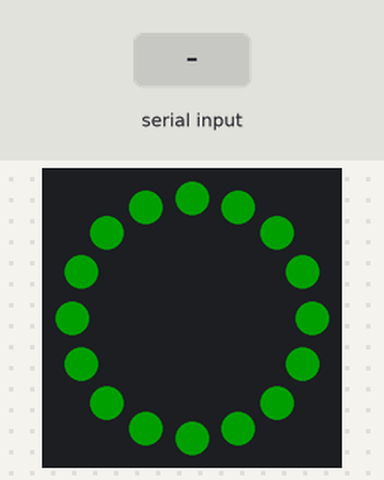
A program run on a simulated Arduino Nano, built with avr-gcc and run on an emulated ATmega328P. On the bench: 16 RGB LEDs in a ring, first at the top, clockwise. The test bench sets the inputs (shaded band). Dim RGB values are drawn brighter than linear.

Above: at 0.63 s.
1.3 s: "redring" received over Serial
At 2.42 s:
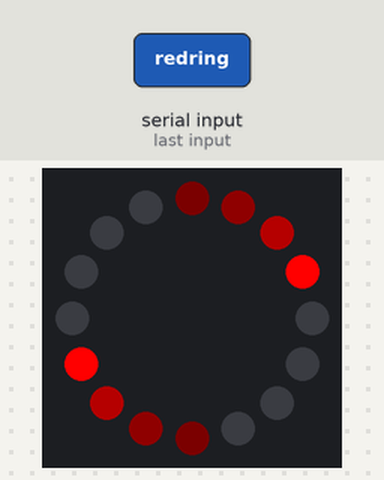
4.2 s: "redflash" received over Serial
At 5.34 s:
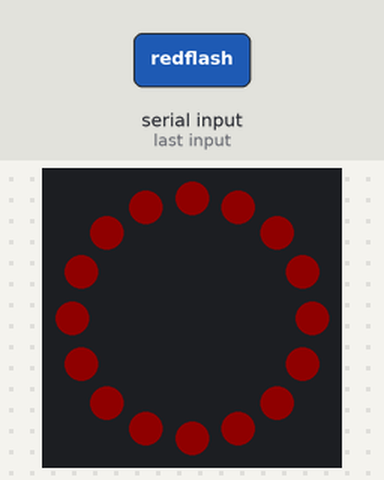
7.1 s: "yellowring" received over Serial
At 8.26 s:
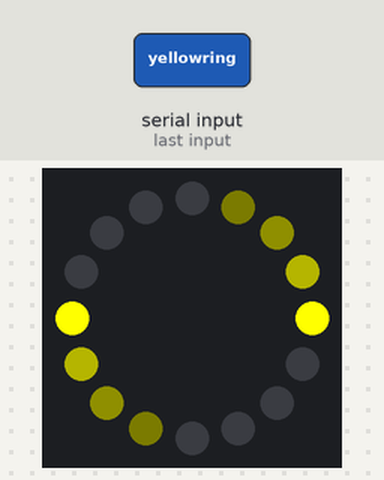
10.0 s: "greenring" received over Serial
At 11.17 s:
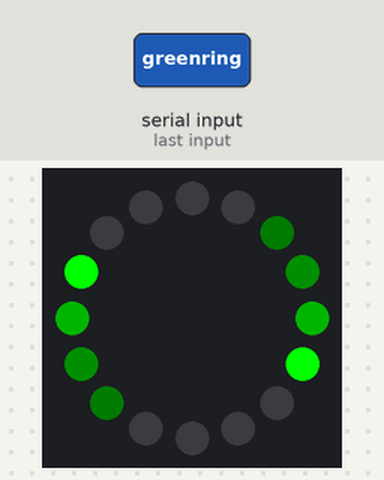
12.9 s: "bluering" received over Serial
At 13.98 s:
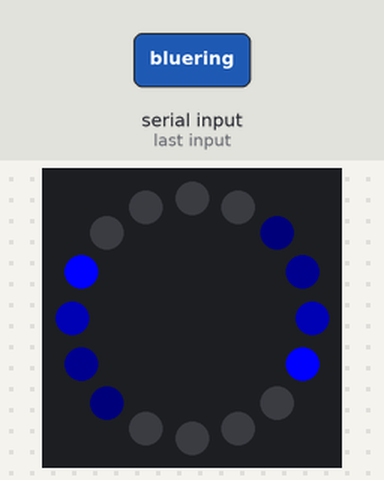
15.7 s: "yellowflash" received over Serial
At 16.78 s:
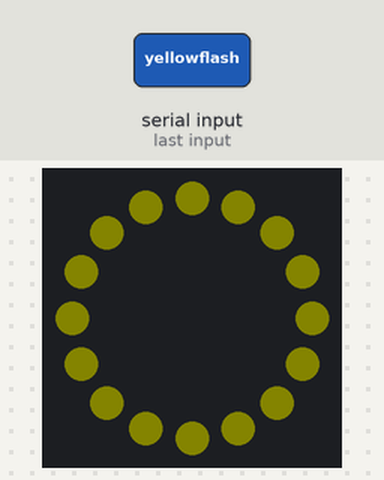

Measured:
- after the input at 1.3 s, the LEDs: change after 1.1 s (image 1)
- after the input at 4.2 s, the LEDs: change after 1.1 s (image 2)
- after the input at 7.1 s, the LEDs: change after 1.1 s (image 3)
- after the input at 12.9 s, the LEDs: change after 1.0 s (image 5)
- after the input at 15.7 s, the LEDs: change after 1.0 s (image 6)

The program:

main.cpp
```cpp
#include <Arduino.h>
#include <Adafruit_NeoPixel.h>
#ifdef __AVR__
	#include <avr/power.h>
#endif

#define PIN 6

#define NONE 0
#define GREEN_FLASH 1
#define YELLO_FLASH 2
#define RED_FLASH 3
#define GREEN_RING 4
#define YELLOW_RING 5
#define BLUE_RING 6
#define RED_RING 7

Adafruit_NeoPixel strip = Adafruit_NeoPixel(16, PIN, NEO_GRB + NEO_KHZ800);

void setup() {
	Serial.begin(9600);
	strip.begin();
	strip.show();
}

int mode = GREEN_FLASH;

uint32_t ring = 0;
int flash = 0;

void doFlash(uint32_t r, uint32_t g, uint32_t b) {
	uint32_t color = strip.Color(r>>abs(8-flash), g>>abs(8-flash), b>>abs(8-flash));
	for(uint32_t i=0; i<strip.numPixels(); i++) {
		strip.setPixelColor(i, color);
		strip.show();
	}
	flash = (flash + 1) % 16;
}

void doRing(uint32_t r, uint32_t g, uint32_t b) {
	for (uint32_t i=0; i<4; i++) {
		uint32_t color = strip.Color(r >> (6-i*2), g >> (6-i*2), b >> (6-i*2));
		strip.setPixelColor((ring+i)%16, color);
		strip.show();
		strip.setPixelColor((ring+i+8)%16, color);
		strip.show();
		strip.setPixelColor((ring+i+4)%16, 0,0,0);
		strip.show();
		strip.setPixelColor((ring+i+12)%16, 0,0,0);
		strip.show();
	}
	ring = (ring +1) % 8;
}

void doNone() {
	strip.clear();
	strip.show();
}

void loop() {
	switch (mode) {
		case NONE : doNone(); break;
		case GREEN_FLASH : doFlash(0,255,0); break;
		case YELLO_FLASH : doFlash(255,255,0); break;
		case RED_FLASH : doFlash(255,0,0); break;
		case GREEN_RING : doRing(0,255,0); break;
		case YELLOW_RING : doRing(255,255,0); break;
		case BLUE_RING : doRing(0,0,255); break;
		case RED_RING : doRing(255,0,0); break;
	}

	delay(100);

	if (Serial.available()) {
		String message = Serial.readString();
		message.trim();
		// Serial.println(message);
		Serial.flush();
		if (message.equalsIgnoreCase("redring")) {
			mode = RED_RING;
		} else if (message.equalsIgnoreCase("yellowring")) {
			mode = YELLOW_RING;
		} else if (message.equalsIgnoreCase("greenring")) {
			mode = GREEN_RING;
		} else if (message.equalsIgnoreCase("bluering")) {
			mode = BLUE_RING;
		} else if (message.equalsIgnoreCase("redflash")) {
			mode = RED_FLASH;
		} else if (message.equalsIgnoreCase("yellowflash")) {
			mode = YELLO_FLASH;
		} else if (message.equalsIgnoreCase("greenflash")) {
			mode = GREEN_FLASH;
		} else {
			mode = NONE;
		}
	}

}
```
